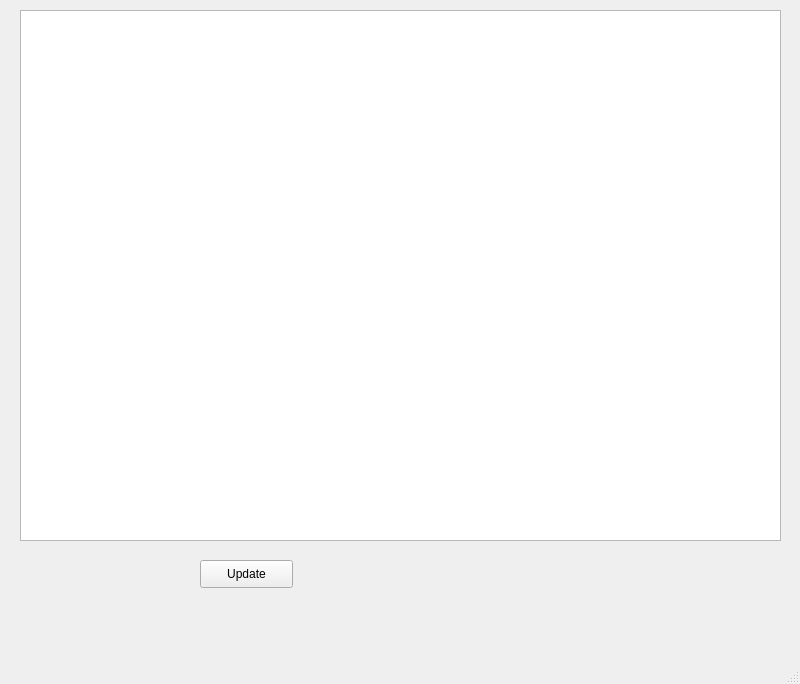
<?xml version="1.0" encoding="UTF-8"?>
<ui version="4.0">
 <class>MainWindow</class>
 <widget class="QMainWindow" name="MainWindow">
  <property name="geometry">
   <rect>
    <x>0</x>
    <y>0</y>
    <width>800</width>
    <height>684</height>
   </rect>
  </property>
  <property name="windowTitle">
   <string>MainWindow</string>
  </property>
  <widget class="QWidget" name="centralwidget">
   <widget class="QTableWidget" name="tableWidget">
    <property name="geometry">
     <rect>
      <x>20</x>
      <y>10</y>
      <width>761</width>
      <height>531</height>
     </rect>
    </property>
   </widget>
   <widget class="QPushButton" name="btn_update">
    <property name="geometry">
     <rect>
      <x>200</x>
      <y>560</y>
      <width>93</width>
      <height>28</height>
     </rect>
    </property>
    <property name="text">
     <string>Update</string>
    </property>
   </widget>
  </widget>
  <widget class="QMenuBar" name="menubar">
   <property name="geometry">
    <rect>
     <x>0</x>
     <y>0</y>
     <width>800</width>
     <height>26</height>
    </rect>
   </property>
  </widget>
  <widget class="QStatusBar" name="statusbar"/>
 </widget>
 <resources/>
 <connections/>
</ui>
